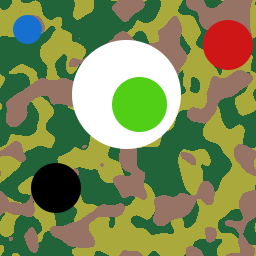
#> input picture Hough_okregi.png, 256 x 256 px
$ python fft_transforms.py
#> lines starting #> are read from the running program, lines starting #| are printed output that depends on the picture; after the words box and inside, x2 and y2 are one past the last pixel; in counts of white or black regions, pixels touching at a corner belong together
import numpy as np
import matplotlib.pyplot as plt
from PIL import Image

def jasnosc_kontrast(img) :
    p = np.sum(img)

    width = img.shape[0]
    height = img.shape[1]

    J = p/(width*height)

    Kpom = np.sum(np.power(img-J,2))
    Kp = Kpom/(width*height)

    K = np.power(Kp,0.5)
    return J,K
#

orgimage = np.asarray(Image.open('Hough_okregi.png'))[:,:,0]
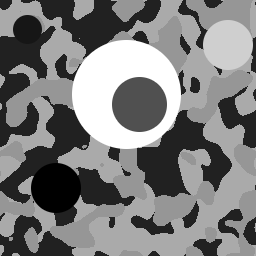
#> orgimage: shape (256, 256); min 0, max 255, mean 124.7

mask1 = np.zeros((orgimage.shape))
mask1[0:100,0:100] += 1
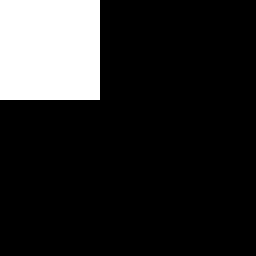
#> mask1: shape (256, 256) float64; values 0 (black) and 1 (white), 15.3% white; 1 white region, box (x1, y1, x2, y2) and area: (0, 0, 100, 100) 10000
mask1 += np.fliplr(mask1)
mask1 += np.flipud(mask1)

mask2 = np.zeros((orgimage.shape))
mask2[0:80,50:80] += 1
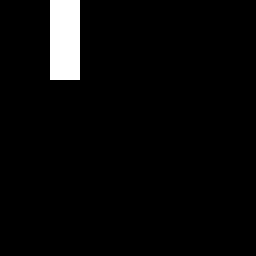
#> mask2: shape (256, 256) float64; values 0 (black) and 1 (white), 3.7% white; 1 white region, box (x1, y1, x2, y2) and area: (50, 0, 80, 80) 2400
mask2[50:80, 0:80] += 1
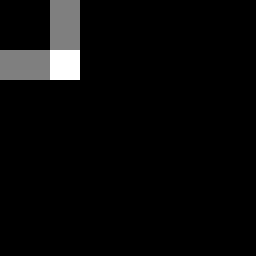
#> mask2: shape (256, 256) float64; 3.66% of pixels changed, all inside (x1, y1, x2, y2) = (0, 50, 80, 80); drawn with min black and max white
mask2 += np.fliplr(mask2)
mask2 += np.flipud(mask2)

j,k = jasnosc_kontrast(orgimage)
#> in jasnosc_kontrast, `p = np.sum(img)`: p = 8174475
#> in jasnosc_kontrast, `J = p/(width*height)`: J = 124.7
#> in jasnosc_kontrast, `Kpom = np.sum(np.power(img-J,2))`: Kpom = 385013884.6
#> in jasnosc_kontrast, `Kp = Kpom/(width*height)`: Kp = 5874.8
#> in jasnosc_kontrast, `K = np.power(Kp,0.5)`: K = 76.65
#> j = 124.7; k = 76.65

plt.figure("Fast Fourier's transform")
plt.subplot(3,4,1)
plt.title("Original")
plt.imshow(orgimage, cmap='gray')

plt.subplot(3,4,2)
str_after="After transform: "+str(round(j,2))+" /\ " + str(round(k,2))
#> str_after = 'After transform: 124.73 /\\ 76.65'
plt.title(str_after)
plt.imshow(np.absolute(np.fft.fftshift(np.fft.fft2(orgimage/255)))/255, cmap='gray',vmin=0,vmax=1)

plt.subplot(3,4,3)
after_transform = np.fft.fft2(orgimage/255)
after_transform = np.fft.fftshift(after_transform)
after_transform[np.where(after_transform == np.amax(after_transform))]/= 2
j,k = jasnosc_kontrast(after_transform)
str_after="After subdivision: "+str(round(j,2))+" /\ " + str(round(k,2))
plt.title(str_after)
plt.imshow(np.real(np.fft.ifft2(after_transform)),cmap='gray',vmin=0,vmax=1)

# np.fft.fftshift(widmo)
plt.subplot(3,4,5)
plt.imshow(mask1,cmap='gray',vmin=0,vmax=1)

after_transform[np.where(after_transform == np.amax(after_transform))]*=2
plt.subplot(3,4,6)
plt.imshow(np.real(np.fft.ifft2((after_transform*mask1))),cmap='gray',vmin=0,vmax=1)
plt.title("Mul with mask <-")

plt.subplot(3,4,7)
plt.imshow(mask2,cmap='gray',vmin=0,vmax=1)

plt.subplot(3,4,8)
plt.imshow(np.real(np.fft.ifft2(after_transform*(1 - mask1))),cmap='gray',vmin=0,vmax=1)
plt.title("Mul with mask <-")

plt.subplot(3,4,9)
plt.imshow(1 - (mask1),cmap='gray',vmin=0,vmax=1)

plt.subplot(3,4,10)
plt.imshow(np.real(np.fft.ifft2(after_transform*mask2)),cmap='gray',vmin=0,vmax=1)
plt.title("Mul with mask <-")

plt.subplot(3,4,11)
plt.imshow(1 - (mask2),cmap='gray',vmin=0,vmax=1)

plt.subplot(3,4,12)
plt.imshow(np.real(np.fft.ifft2(after_transform*(1 - mask2))),cmap='gray',vmin=0,vmax=1)
plt.title("Mul with mask <-")

plt.show()
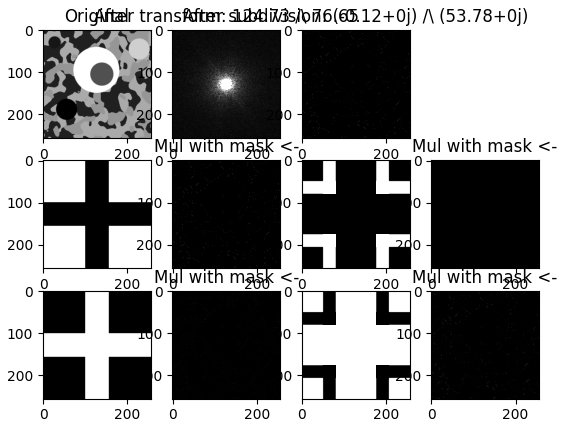
#> figure drawn by matplotlib, 11 panels

$ run again, with kierowca.png copied over Hough_okregi.png
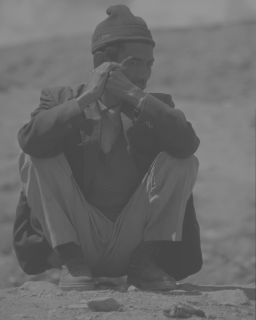
#> input picture kierowca.png, 256 x 320 px
#> `mask1[0:100,0:100] += 1`:
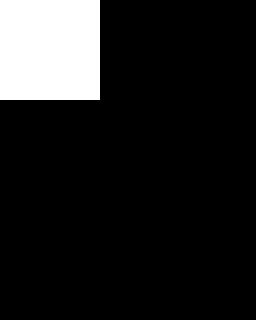
#> mask1: shape (320, 256) float64; values 0 (black) and 1 (white), 12.2% white; 1 white region, box (x1, y1, x2, y2) and area: (0, 0, 100, 100) 10000
#> `mask2[50:80, 0:80] += 1`:
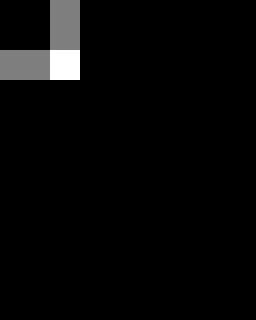
#> mask2: shape (320, 256) float64; min 0, max 2, mean 0.0586; drawn with min black and max white
#> p = 8693571
#> J = 106.1
#> Kpom = 43325757.8
#> Kp = 528.9
#> K = 23
#> j = 106.1; k = 23
#> str_after = 'After transform: 106.12 /\\ 23.0'
